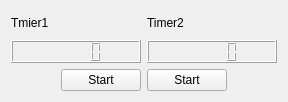
<?xml version="1.0" encoding="UTF-8"?>
<ui version="4.0">
 <class>myTimer</class>
 <widget class="QWidget" name="myTimer">
  <property name="geometry">
   <rect>
    <x>0</x>
    <y>0</y>
    <width>288</width>
    <height>102</height>
   </rect>
  </property>
  <property name="windowTitle">
   <string>myTimer</string>
  </property>
  <layout class="QHBoxLayout" name="horizontalLayout_3">
   <item>
    <layout class="QVBoxLayout" name="verticalLayout">
     <item>
      <widget class="QLabel" name="label_1">
       <property name="text">
        <string>Tmier1</string>
       </property>
      </widget>
     </item>
     <item>
      <widget class="QLCDNumber" name="lcdNumber_1"/>
     </item>
     <item>
      <layout class="QHBoxLayout" name="horizontalLayout">
       <item>
        <spacer name="horizontalSpacer">
         <property name="orientation">
          <enum>Qt::Horizontal</enum>
         </property>
         <property name="sizeHint" stdset="0">
          <size>
           <width>40</width>
           <height>20</height>
          </size>
         </property>
        </spacer>
       </item>
       <item>
        <widget class="QPushButton" name="pushButton_1">
         <property name="text">
          <string>Start</string>
         </property>
        </widget>
       </item>
      </layout>
     </item>
    </layout>
   </item>
   <item>
    <layout class="QVBoxLayout" name="verticalLayout_2">
     <item>
      <widget class="QLabel" name="label_2">
       <property name="text">
        <string>Timer2</string>
       </property>
      </widget>
     </item>
     <item>
      <widget class="QLCDNumber" name="lcdNumber_2"/>
     </item>
     <item>
      <layout class="QHBoxLayout" name="horizontalLayout_2">
       <item>
        <widget class="QPushButton" name="pushButton_2">
         <property name="text">
          <string>Start</string>
         </property>
        </widget>
       </item>
       <item>
        <spacer name="horizontalSpacer_2">
         <property name="orientation">
          <enum>Qt::Horizontal</enum>
         </property>
         <property name="sizeHint" stdset="0">
          <size>
           <width>40</width>
           <height>20</height>
          </size>
         </property>
        </spacer>
       </item>
      </layout>
     </item>
    </layout>
   </item>
  </layout>
 </widget>
 <layoutdefault spacing="6" margin="11"/>
 <resources/>
 <connections/>
</ui>
